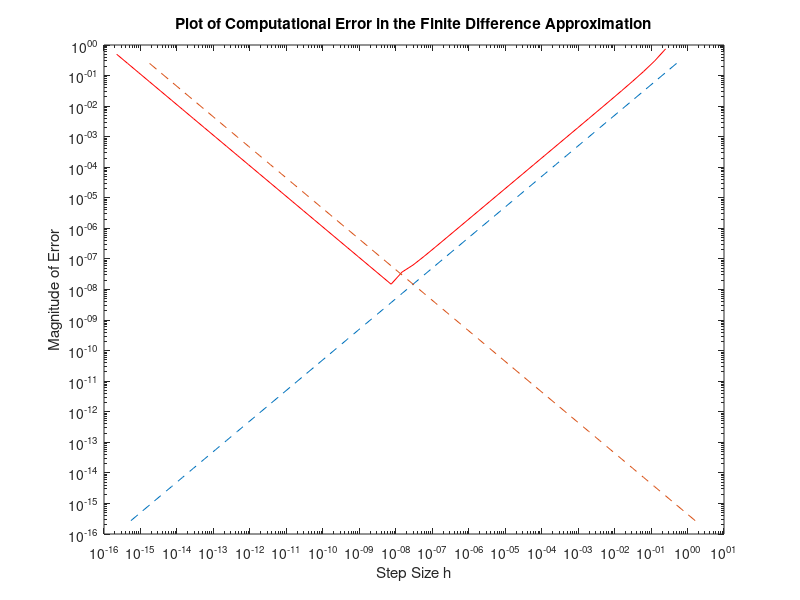

MATLAB code for this plot:
clc;
clear all;
x = pi/4;
f = @tan;

for i= 2:52
    h(i-1) = 2^(-i);
end

for i=1:length(h)
    fp(i) = (f(x+h(i)) - f(x))/(h(i));
end

%taylors theorem
exact_s = 2;
merror = fp - exact_s;

loglog(h, merror, 'r-'); hold on
plot((4*h)/2,h, '--') %truncation error with M=1
plot((2*eps)./h,h, '--') %rounding error using 2.0000e-16
hold off
title('Plot of Computational Error in the Finite Difference Approximation');
xlabel('Step Size h');
ylabel('Magnitude of Error');
